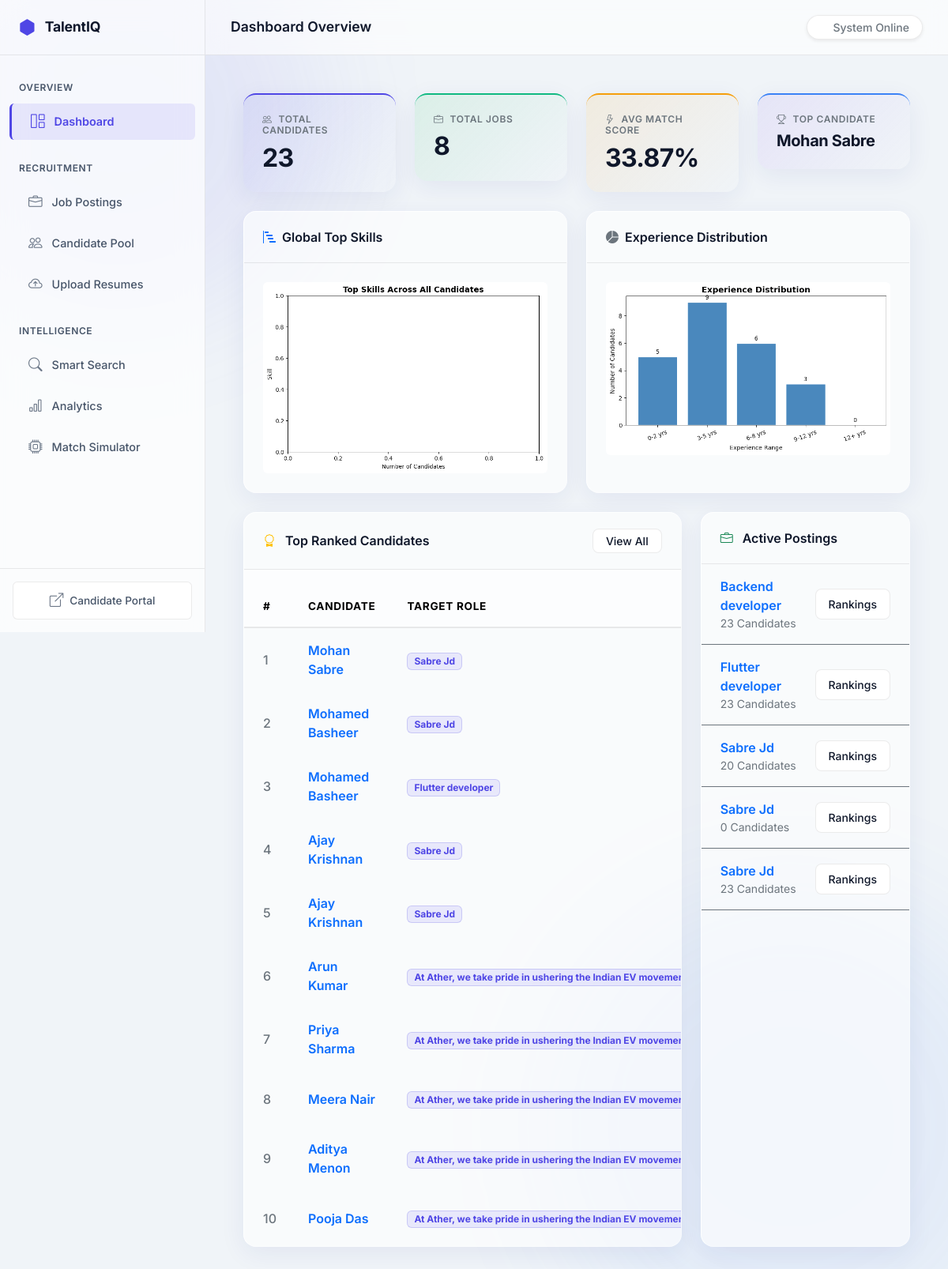
Screenshot of /hr/dashboard/ with the database file from the repository.
### candidates/models.py (models this page shows)
class Candidate(models.Model):
    name = models.CharField(max_length=200)
    email = models.EmailField(unique=True)
    phone = models.CharField(max_length=20)
    education = models.TextField()
    experience_years = models.FloatField(default=0)
    resume_score = models.FloatField(default=0)
    created_at = models.DateTimeField(auto_now_add=True)
    updated_at = models.DateTimeField(auto_now=True)

### jobs/models.py (models this page shows)
class Job(models.Model):
    title = models.CharField(max_length=200)
    description = models.TextField()
    min_experience = models.FloatField(default=0)
    candidates = models.ManyToManyField('candidates.Candidate', related_name='applied_jobs', blank=True)
    created_at = models.DateTimeField(auto_now_add=True)

### candidates/views.py (the view)
# urls.py: path('dashboard/', DashboardView.as_view(), name='dashboard'),
class DashboardView(TemplateView):
    template_name = 'hr/dashboard/index.html'
    def get_context_data(self, **kwargs):
        ctx = super().get_context_data(**kwargs)
        svc    = AnalyticsService()
        charts = ChartService()
        summary = svc.get_dashboard_summary()
        ctx.update({
            'total_candidates':    summary['total_candidates'],
            'total_jobs':          summary['total_jobs'],
            'avg_match_score':     summary['average_match_score'],
            'top_candidate':       summary['top_ranked_candidate'],
            'top_ranked':          svc.get_top_ranked_candidates(top_n=10),
            'recent_jobs':         Job.objects.order_by('-created_at')[:5],
            'chart_top_skills':    charts.top_skills_chart(svc.get_top_skills(5)),
            'chart_exp_dist':      charts.experience_distribution_chart(
                                       svc.get_experience_statistics()),
        })
        return ctx

### analytics/chart_service.py (called while the page is built)
def _fig_to_base64(fig) -> str:
    buf = io.BytesIO()
    fig.savefig(buf, format='png', bbox_inches='tight', dpi=100)
    buf.seek(0)
    encoded = base64.b64encode(buf.read()).decode('utf-8')
    plt.close(fig)
    return encoded

    def top_skills_chart(self, skills_data: list) -> str:
        if not skills_data:
            return ""
        labels = [d['skill'] for d in skills_data]
        values = [d['count'] for d in skills_data]
        fig, ax = plt.subplots(figsize=(8, 5))
        sns.barplot(x=values, y=labels, ax=ax, hue=labels, palette='Blues_d', orient='h', legend=False)
        ax.set_title('Top Skills Across All Candidates', fontsize=14, fontweight='bold')
        ax.set_xlabel('Number of Candidates')
        ax.set_ylabel('Skill')
        return _fig_to_base64(fig)

    def experience_distribution_chart(self, stats: dict) -> str:
        if not stats or 'distribution' not in stats:
            return ""
        dist = stats['distribution']
        labels = list(dist.keys())
        values = list(dist.values())
        fig, ax = plt.subplots(figsize=(8, 4))
        bars = ax.bar(labels, values, color='steelblue', edgecolor='white')
        ax.bar_label(bars, padding=3)
        ax.set_title('Experience Distribution', fontsize=14, fontweight='bold')
        ax.set_xlabel('Experience Range')
        ax.set_ylabel('Number of Candidates')
        plt.xticks(rotation=20)
        return _fig_to_base64(fig)

### analytics/services.py (called while the page is built)
    def get_dashboard_summary(self) -> dict:
        total_candidates = Candidate.objects.count()
        total_jobs = Job.objects.count()
        match_scores = list(CandidateJobMatch.objects.values_list('total_score', flat=True))
        avg_match = round(np.mean(match_scores), 2) if match_scores else 0
        top_match = CandidateJobMatch.objects.order_by('-total_score').first()
        top_candidate = top_match.candidate.name if top_match else "N/A"
        return {
            'total_candidates': total_candidates,
            'total_jobs': total_jobs,
            'average_match_score': float(avg_match),
            'top_ranked_candidate': top_candidate,
        }

### templates/hr/dashboard/index.html (shortened to what this page needs)
{% extends "hr/base.html" %}
{% block page_title %}Dashboard Overview{% endblock %}
{% block content %}
<div class="row g-4 mb-4">
  <div class="col-md-3">
    <div class="glass-card hover-elevate border-0" style="background: linear-gradient(135deg, rgba(99, 102, 241, 0.1), rgba(15, 23, 42, 0)); border-top: 2px solid var(--color-primary) !important;">
      <div class="card-body">
        <h6 class="text-secondary fw-semibold mb-2 text-uppercase" style="letter-spacing: 0.05em; font-size: 0.75rem;"><i class="bi bi-people me-2"></i>Total Candidates</h6>
        <h2 class="mb-0 fw-bold">{{ total_candidates }}</h2>
      </div>
    </div>
  </div>
  <div class="col-md-3">
    <div class="glass-card hover-elevate border-0" style="background: linear-gradient(135deg, rgba(34, 197, 94, 0.1), rgba(15, 23, 42, 0)); border-top: 2px solid var(--color-success) !important;">
      <div class="card-body">
        <h6 class="text-secondary fw-semibold mb-2 text-uppercase" style="letter-spacing: 0.05em; font-size: 0.75rem;"><i class="bi bi-briefcase me-2"></i>Total Jobs</h6>
        <h2 class="mb-0 fw-bold">{{ total_jobs }}</h2>
      </div>
    </div>
  </div>
  <div class="col-md-3">
    <div class="glass-card hover-elevate border-0" style="background: linear-gradient(135deg, rgba(245, 158, 11, 0.1), rgba(15, 23, 42, 0)); border-top: 2px solid var(--color-warning) !important;">
      <div class="card-body">
        <h6 class="text-secondary fw-semibold mb-2 text-uppercase" style="letter-spacing: 0.05em; font-size: 0.75rem;"><i class="bi bi-lightning me-2"></i>Avg Match Score</h6>
        <h2 class="mb-0 fw-bold">{{ avg_match_score }}%</h2>
      </div>
    </div>
  </div>
  <div class="col-md-3">
    <div class="glass-card hover-elevate border-0" style="background: linear-gradient(135deg, rgba(139, 92, 246, 0.1), rgba(15, 23, 42, 0)); border-top: 2px solid var(--color-secondary) !important;">
      <div class="card-body">
        <h6 class="text-secondary fw-semibold mb-2 text-uppercase" style="letter-spacing: 0.05em; font-size: 0.75rem;"><i class="bi bi-trophy me-2"></i>Top Candidate</h6>
        <h2 class="mb-0 fw-bold fs-5 mt-2 text-truncate" title="{{ top_candidate|default:'None' }}">{{ top_candidate|default:"None" }}</h2>
      </div>
    </div>
  </div>
</div>
<div class="row g-4 mb-4">
  <div class="col-md-6">
    <div class="glass-card h-100">
      <div class="card-header d-flex align-items-center">
        <i class="bi bi-bar-chart-steps text-primary me-2"></i> Global Top Skills
      </div>
      <div class="card-body d-flex align-items-center justify-content-center p-4">
        <img class="img-fluid rounded" style="filter: brightness(1.05);">
      </div>
    </div>
  </div>
  <div class="col-md-6">
    <div class="glass-card h-100">
      <div class="card-header d-flex align-items-center">
        <i class="bi bi-pie-chart-fill text-secondary me-2"></i> Experience Distribution
      </div>
      <div class="card-body d-flex align-items-center justify-content-center p-4">
        <img class="img-fluid rounded" style="filter: brightness(1.05);">
      </div>
    </div>
  </div>
</div>
<div class="row g-4">
  <div class="col-lg-8">
    <div class="glass-card">
      <div class="card-header d-flex justify-content-between align-items-center">
        <span><i class="bi bi-award text-warning me-2"></i> Top Ranked Candidates</span>
        <a href="{% url 'candidates:list' %}" class="btn btn-sm btn-outline-premium py-1 px-3 text-xs">View All</a>
      </div>
      <div class="table-responsive">
        <table class="table table-hover table-borderless mb-0 align-middle">
          <thead class="table-light">
            <tr>
              <th class="ps-4">#</th>
              <th>Candidate</th>
              <th>Target Role</th>
            </tr>
          </thead>
          <tbody>
            {% for m in top_ranked %}
            <tr>
              <td class="ps-4 text-secondary fw-medium">{{ m.rank }}</td>
              <td class="fw-semibold text-primary">{{ m.candidate_name }}</td>
              <td class="text-secondary"><span class="badge badge-soft-primary px-2 py-1">{{ m.job_title }}</span></td>
            </tr>
            {% empty %}
            <tr><td colspan="5" class="text-center py-5 text-secondary">No candidates matched yet. Run the Match Engine.</td></tr>
            {% endfor %}
          </tbody>
        </table>
      </div>
    </div>
  </div>
  <div class="col-lg-4">
    <div class="glass-card h-100">
      <div class="card-header d-flex justify-content-between align-items-center">
        <span><i class="bi bi-briefcase text-success me-2"></i> Active Postings</span>
      </div>
      <ul class="list-group list-group-flush bg-transparent">
        {% for job in recent_jobs %}
        <li class="list-group-item bg-transparent border-bottom border-secondary d-flex justify-content-between align-items-center py-3 px-4">
          <div class="d-flex flex-column">
            <span class="fw-semibold text-primary">{{ job.title }}</span>
            <small class="text-secondary">{{ job.candidates.count }} Candidates</small>
          </div>
          <a href="{% url 'matching:results' job.pk %}" class="btn btn-sm btn-outline-premium px-3">Rankings</a>
        </li>
        {% empty %}
        <li class="list-group-item bg-transparent text-center py-5 text-secondary border-0">No active jobs.</li>
        {% endfor %}
      </ul>
    </div>
  </div>
</div>
{% endblock %}

### templates/hr/base.html (shortened to what this page needs)
<!DOCTYPE html>
<html lang="en">
<head>
  <link href="https://cdn.jsdelivr.net/npm/bootstrap@5.3.0/dist/css/bootstrap.min.css" rel="stylesheet">
  <link href="https://cdn.jsdelivr.net/npm/bootstrap-icons@1.10.0/font/bootstrap-icons.css" rel="stylesheet">
</head>
<body>
<nav id="sidebar">
  <div class="sidebar-brand">
    <i class="bi bi-hexagon-fill"></i> TalentIQ
  </div>
  <div class="d-flex flex-column flex-grow-1 overflow-auto py-2">
    <div class="nav-section">Overview</div>
    <a href="{% url 'candidates:dashboard' %}" class="nav-link {% if request.resolver_match.url_name == 'dashboard' %}active{% endif %}">
      <i class="bi bi-grid-1x2"></i> Dashboard
    </a>
    <div class="nav-section">Recruitment</div>
    <a href="{% url 'jobs:list' %}" class="nav-link {% if 'jobs' in request.path %}active{% endif %}">
      <i class="bi bi-briefcase"></i> Job Postings
    </a>
    <a href="{% url 'candidates:list' %}" class="nav-link {% if 'candidates' in request.path and not 'dashboard' in request.path %}active{% endif %}">
      <i class="bi bi-people"></i> Candidate Pool
    </a>
    <a href="{% url 'resumes:upload' %}" class="nav-link {% if 'resume' in request.path %}active{% endif %}">
      <i class="bi bi-cloud-arrow-up"></i> Upload Resumes
    </a>
    <div class="nav-section">Intelligence</div>
    <a href="{% url 'search:index' %}" class="nav-link {% if 'search' in request.path %}active{% endif %}">
      <i class="bi bi-search"></i> Smart Search
    </a>
    <a href="{% url 'analytics:dashboard' %}" class="nav-link {% if 'analytics' in request.path %}active{% endif %}">
      <i class="bi bi-bar-chart"></i> Analytics
    </a>
    <a href="{% url 'simulator:index' %}" class="nav-link {% if 'simulator' in request.path %}active{% endif %}">
      <i class="bi bi-cpu"></i> Match Simulator
    </a>
  </div>
  <div class="mt-auto p-3 border-top" style="border-color: var(--border-color) !important;">
    <a href="/candidate/" class="nav-link text-center w-100 btn-outline-premium m-0 justify-content-center" style="font-size: 0.85rem;">
      <i class="bi bi-box-arrow-up-right me-2"></i> Candidate Portal
    </a>
  </div>
</nav>
<div id="main-content">
  <div class="topbar">
    <div class="topbar-title">{% block page_title %}Overview{% endblock %}</div>
    <div class="d-flex align-items-center">
      <div class="d-flex align-items-center bg-white rounded-pill px-3 py-1 border shadow-sm" style="border-color: var(--border-color) !important;">
        <span class="text-secondary small fw-medium">System Online</span>
      </div>
    </div>
  </div>
  <div class="p-4 p-md-5 animate-fade-up">
    {% block content %}{% endblock %}
  </div>
</div>
</body>
</html>

### templates/hr/base.html (style rules this page uses)
:root { --bg-main: #f0f4f8; --bg-surface: rgba(255, 255, 255, 0.7); --bg-elevated: rgba(255, 255, 255, 0.9); --border-color: rgba(0, 0, 0, 0.08); --color-primary: #4f46e5; --color-secondary: #3b82f6; --color-success: #10b981; --color-warning: #f59e0b; --color-danger: #ef4444; --text-primary: #0f172a; --text-secondary: #475569; --sidebar-width: 260px; --transition-base: all 0.25s cubic-bezier(0.4, 0, 0.2, 1); }
body { font-family: 'Inter', sans-serif; background-color: var(--bg-main); color: var(--text-primary); overflow-x: hidden; -webkit-font-smoothing: antialiased; position: relative; }
body::before, body::after { content: ""; position: fixed; border-radius: 50%; filter: blur(80px); z-index: -1; opacity: 0.5; }
body::before { top: -100px; left: -100px; width: 500px; height: 500px; background: rgba(99, 102, 241, 0.2); }
body::after { bottom: -100px; right: -100px; width: 600px; height: 600px; background: rgba(59, 130, 246, 0.15); }
h1, h2, h3, h4, h5, h6 { font-weight: 600; letter-spacing: -0.02em; }
a { text-decoration: none; transition: var(--transition-base); }
#sidebar { width: var(--sidebar-width); height: 100vh; background: var(--bg-surface); backdrop-filter: blur(16px); -webkit-backdrop-filter: blur(16px); border-right: 1px solid var(--border-color); position: fixed; top: 0; left: 0; z-index: 1000; display: flex; flex-direction: column; }
#main-content { margin-left: var(--sidebar-width); min-height: 100vh; display: flex; flex-direction: column; }
.sidebar-brand { height: 70px; display: flex; align-items: center; padding: 0 1.5rem; border-bottom: 1px solid var(--border-color); font-weight: 700; font-size: 1.1rem; letter-spacing: -0.01em; color: var(--text-primary); }
.sidebar-brand i { color: var(--color-primary); font-size: 1.3rem; margin-right: 0.75rem; }
.nav-section { color: var(--text-secondary); font-size: 0.75rem; font-weight: 600; text-transform: uppercase; letter-spacing: 0.05em; padding: 1.5rem 1.5rem 0.5rem; }
#sidebar .nav-link { color: var(--text-secondary); padding: 0.6rem 1.5rem; font-weight: 500; font-size: 0.9rem; display: flex; align-items: center; margin: 0.2rem 0.75rem; border-radius: 6px; transition: var(--transition-base); }
#sidebar .nav-link i { font-size: 1.1rem; margin-right: 0.75rem; opacity: 0.8; transition: var(--transition-base); }
#sidebar .nav-link.active { color: var(--color-primary); background: rgba(79, 70, 229, 0.1); border-left: 3px solid var(--color-primary); font-weight: 600; }
#sidebar .nav-link.active i { opacity: 1; color: var(--color-primary); }
.topbar { height: 70px; background: rgba(255, 255, 255, 0.6); backdrop-filter: blur(12px); -webkit-backdrop-filter: blur(12px); border-bottom: 1px solid var(--border-color); padding: 0 2rem; display: flex; align-items: center; justify-content: space-between; position: sticky; top: 0; z-index: 900; }
.topbar-title { font-weight: 600; font-size: 1.1rem; color: var(--text-primary); }
.animate-fade-up { animation: fadeUp 0.4s cubic-bezier(0.16, 1, 0.3, 1) forwards; }
.glass-card { background: rgba(255, 255, 255, 0.6); backdrop-filter: blur(20px) saturate(150%); -webkit-backdrop-filter: blur(20px) saturate(150%); border: 1px solid rgba(255, 255, 255, 0.3); border-top: 1px solid rgba(255, 255, 255, 0.8); border-left: 1px solid rgba(255, 255, 255, 0.8); border-radius: 16px; box-shadow: 0 8px 32px 0 rgba(31, 38, 135, 0.07); transition: var(--transition-base); overflow: hidden; }
.glass-card .card-header { background: transparent; border-bottom: 1px solid var(--border-color); padding: 1.25rem 1.5rem; font-weight: 600; }
.glass-card .card-body { padding: 1.5rem; }
.btn-outline-premium { background: var(--bg-elevated); color: var(--text-primary); border: 1px solid var(--border-color); border-radius: 8px; font-weight: 500; padding: 0.5rem 1.25rem; transition: var(--transition-base); }
.table { color: var(--text-primary); vertical-align: middle; }
.table > :not(caption) > * > * { padding: 1rem 1.25rem; background-color: transparent; border-bottom-color: var(--border-color); }
.table-light { background-color: rgba(255,255,255,0.5) !important; color: var(--text-secondary); font-size: 0.85rem; text-transform: uppercase; letter-spacing: 0.05em; border-bottom: 2px solid var(--border-color); }
.badge-soft-primary { background: rgba(79, 70, 229, 0.1); color: var(--color-primary); border: 1px solid rgba(79, 70, 229, 0.2); }

### rows the page displays
Candidate: name "Mohan Sabre", candidate_name "Mohan Sabre"
Job: job_title "Sabre Jd" "Sabre Jd" "Sabre Jd", title "Sabre Jd", candidates.count "23"
Candidate: candidate_name "Mohamed Basheer" "Mohamed Basheer"
Job: job_title "Flutter developer", title "Flutter developer", candidates.count "23"
Candidate: candidate_name "Ajay Krishnan" "Ajay Krishnan"
Job: job_title "Sabre Jd", title "Sabre Jd", candidates.count "20"
Candidate: candidate_name "Arun Kumar"
Job: job_title "At Ather, we take pride in ushering the Indian EV…" "At Ather, we take pride in ushering the Indian EV…" "At Ather, we take pride in ushering the Indian EV…" "At Ather, we take pride in ushering the Indian EV…" "At Ather, we take pride in ushering the Indian EV…"
Candidate: candidate_name "Priya Sharma"
Candidate: candidate_name "Meera Nair"
Candidate: candidate_name "Aditya Menon"
Candidate: candidate_name "Pooja Das"
Job: title "Backend developer", candidates.count "23"
Job: title "Sabre Jd", candidates.count "0"

### other values shown
{{ total_candidates }} "23"
{{ total_jobs }} "8"
{{ avg_match_score }} "33.87"
{{ m.rank }} "1" "2" "3" "4" "5" "6" "7" "8" "9" "10"
